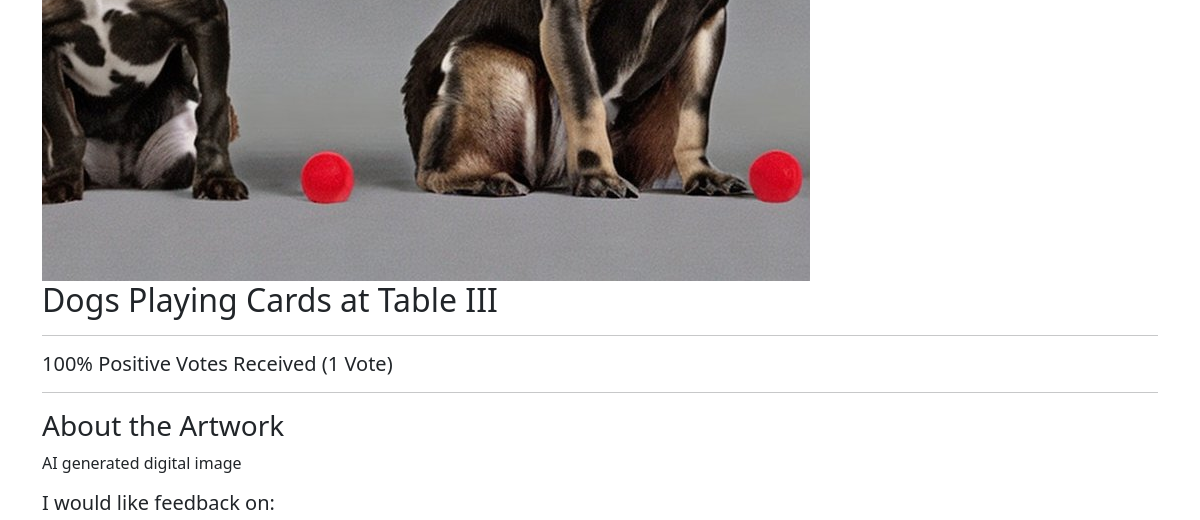
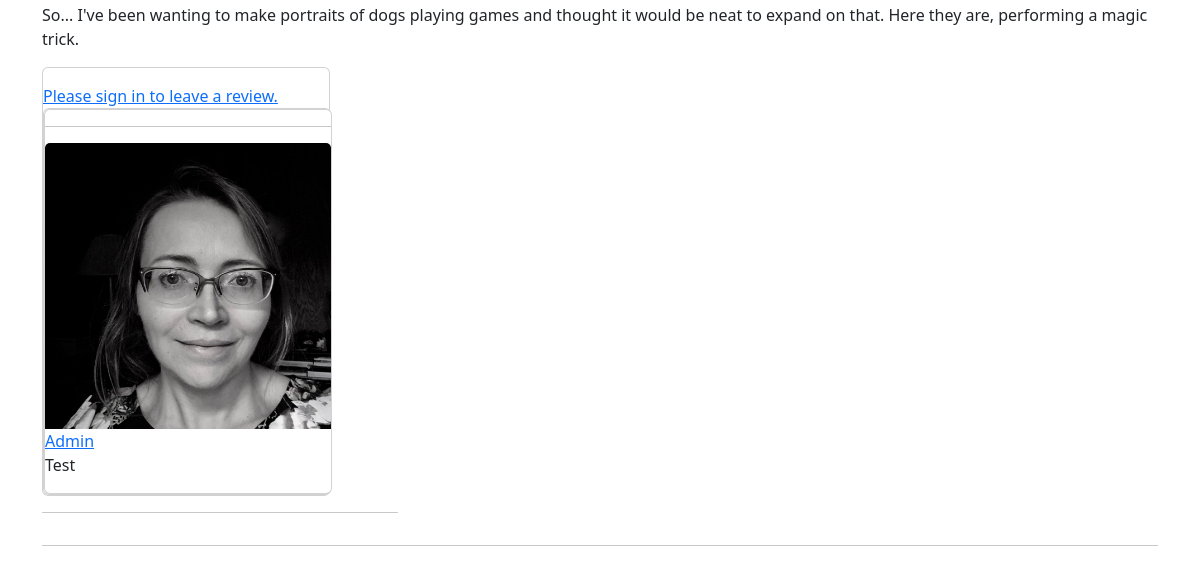
The page /artworks/artwork/50d75332-85ca-45ba-94f8-5ba3e0ddea9b/ (lower part) on the database as committed earlier (2 pictures, top to bottom).
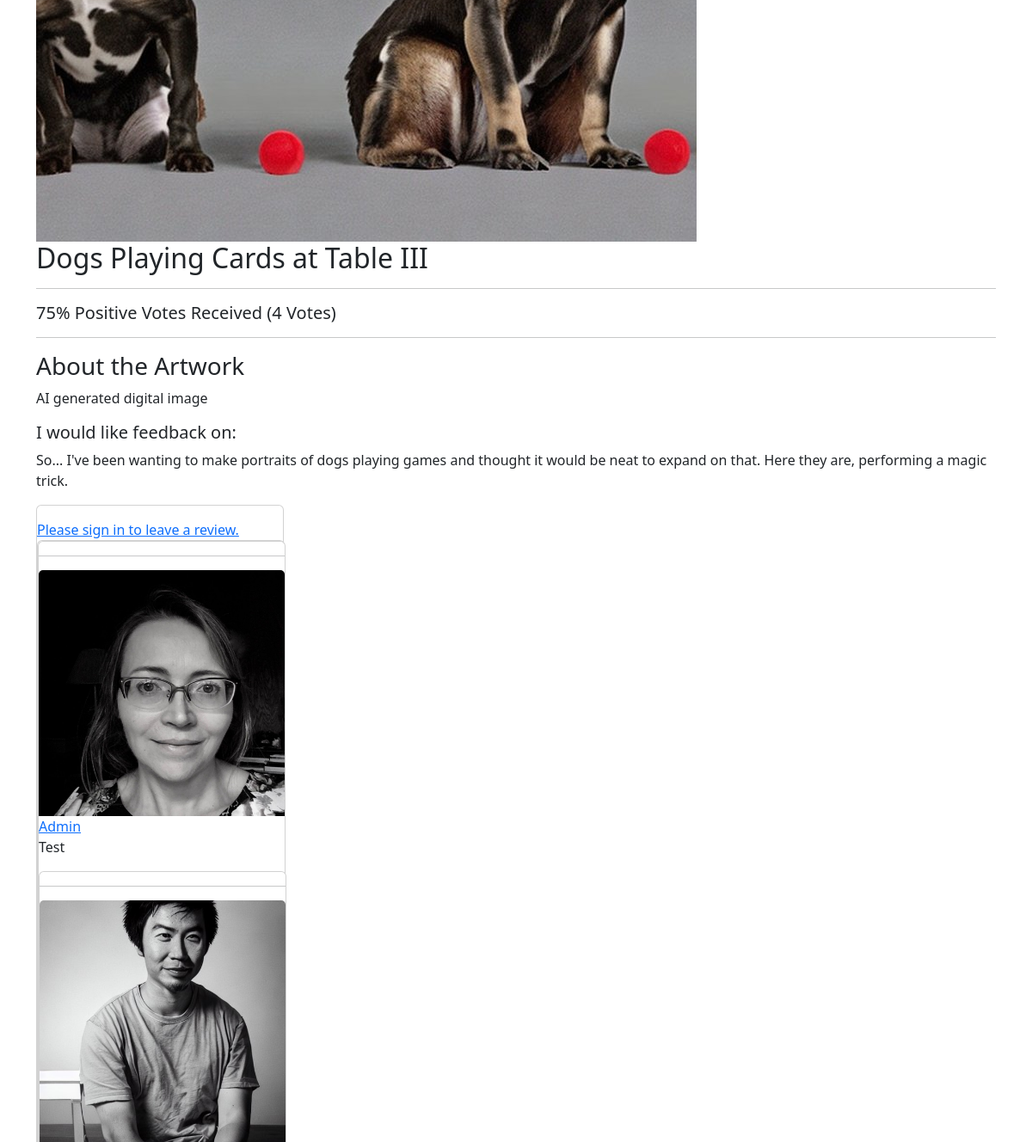
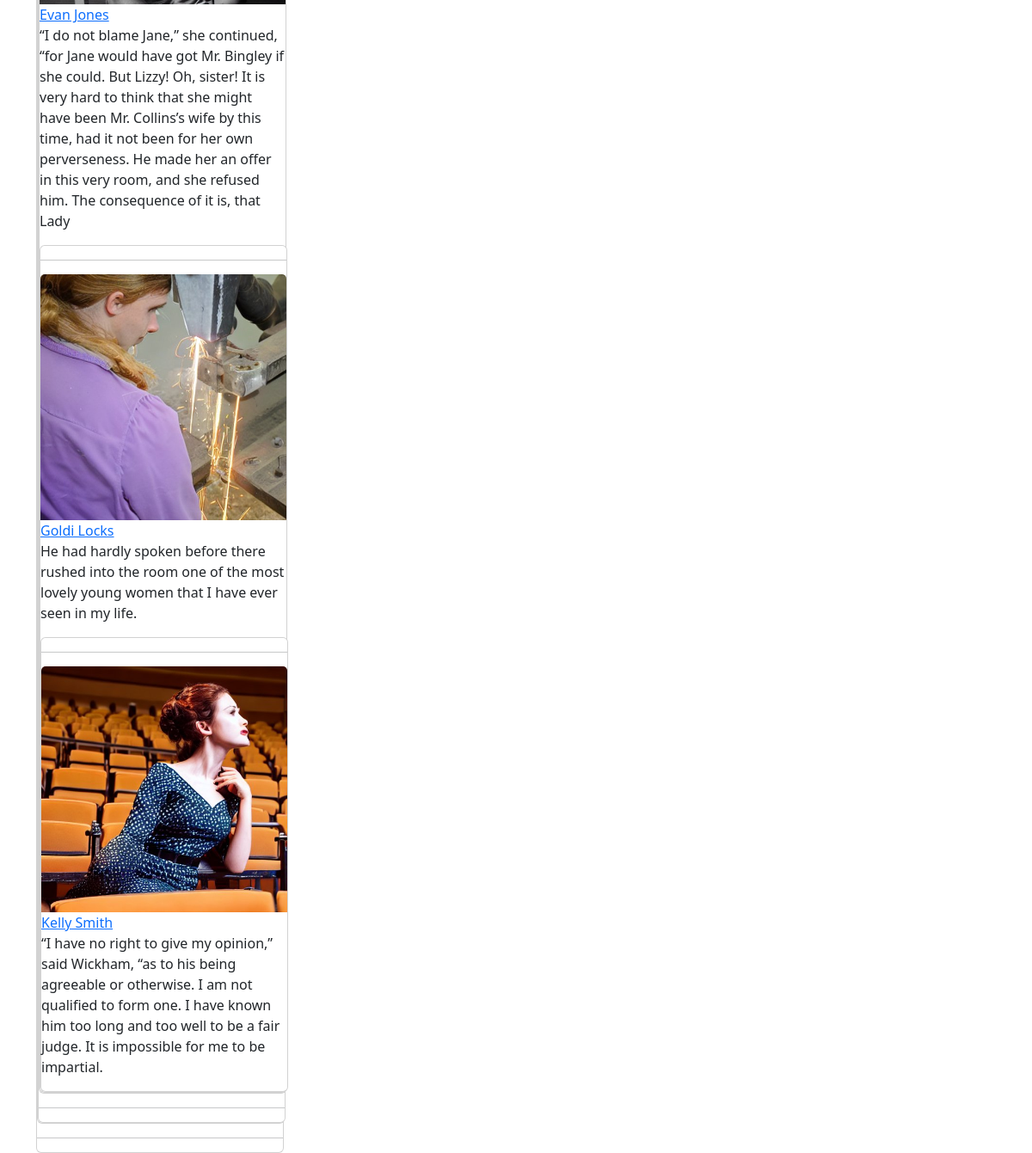
The same page on the database as committed later (2 pictures, top to bottom).
### artworks/models.py (models this page shows, shortened)
class Artwork(models.Model):
    owner = models.ForeignKey(Profile, null=True, blank=True, on_delete=models.CASCADE)
    title = models.CharField(max_length=200, null=True)
    featured_image = models.ImageField(
        null=True, blank=True, default="default_image.jpg"
    )
    description = models.TextField(null=True, blank=True)
    topic = models.TextField(default="I would like feedback on:", null=True, blank=True)
    demo_link = models.CharField(max_length=2000, null=True, blank=True)
    source_link = models.CharField(max_length=2000, null=True, blank=True)
    tags = models.ManyToManyField("Tag", blank=True)
    vote_total = models.IntegerField(default=0, null=True, blank=True)
    vote_ratio = models.IntegerField(default=0, null=True, blank=True)
    created = models.DateTimeField(auto_now_add=True)
    id = models.UUIDField(
        default=uuid.uuid4, unique=True, primary_key=True, editable=False
    )
    class Meta:
        ordering = ["owner", "-vote_ratio", "-vote_total", "title"]
    @property
    def reviewers(self):
        queryset = self.review_set.all().values_list("owner__id", flat=True)
        return queryset

class Review(models.Model):
    VOTE_TYPE = (
        ("up", "Up Vote"),
        ("down", "Down Vote"),
    )
    value = models.CharField(max_length=200, choices=VOTE_TYPE)
    owner = models.ForeignKey(Profile, on_delete=models.CASCADE, null=True)
    artwork = models.ForeignKey(Artwork, on_delete=models.CASCADE)
    comments = models.TextField(null=True, blank=True)
    created = models.DateTimeField(auto_now_add=True)
    id = models.UUIDField(
        default=uuid.uuid4, unique=True, primary_key=True, editable=False
    )
    class Meta:
        unique_together = [["owner", "artwork"]]

### panelists/models.py (models this page shows, shortened)
class Profile(models.Model):
    user = models.OneToOneField(User, on_delete=models.CASCADE, null=True, blank=True)
    name = models.CharField(max_length=200, null=True, blank=True)
    ROLE_TYPE = (
        ("moderator", "Moderator"),
        ("artist", "Artist"),
    )
    role = models.CharField(max_length=200, null=True, choices=ROLE_TYPE)
    media = models.CharField(max_length=200, null=True, blank=True)
    email = models.EmailField(max_length=500, null=True, blank=True)
    username = models.CharField(max_length=200, null=True, blank=True)
    pronouns = models.CharField(max_length=200, null=True, blank=True)
    brief_bio = models.TextField(max_length=1500, null=True, blank=True)
    profile_image = models.ImageField(
        null=True,
        blank=True,
        upload_to="profiles/",
        default="profiles/default-profile.png",
    )
    website = models.CharField(max_length=200, null=True, blank=True)
    social_insta = models.CharField(max_length=200, blank=True, null=True)
    social_twitter = models.CharField(max_length=200, blank=True, null=True)
    social_other = models.CharField(max_length=200, blank=True, null=True)
    created = models.DateTimeField(auto_now_add=True)
    id = models.UUIDField(
        default=uuid.uuid4, unique=True, primary_key=True, editable=False
    )

### artworks/views.py (the view, shortened to what this page needs)
# urls.py: path("artwork/<str:pk>/", views.artwork, name="artwork"),
def artwork(request, pk):
    artworkObj = Artwork.objects.get(id=pk)
    tags = artworkObj.tags.all()
    form = ReviewForm()
    return render(
        request, "artworks/single-artwork.html", {"artwork": artworkObj, "form": form}
    )

### artworks/templates/artworks/single-artwork.html (shortened to what this page needs)
{% extends 'main.html' %}
{% block content %}
<div class="container-md">
<img style="max-width: 800px;" src="{{ artwork.featured_image.url }}">
<h2>{{artwork.title}}</h2>
<hr>
<h5 class="artwork--value">
    {{artwork.vote_ratio}}% Positive Votes Received ({{artwork.vote_total}}
    Vote{{artwork.vote_total|pluralize:"s"}})
</h5>
<hr>
<h3>About the Artwork</h3>
<p>{{artwork.description}}</p>
<h5>I would like feedback on:</h5>
<p>{{artwork.topic}}</p>
<div class="row row-cols-1 row-cols-md-3 g-4">
    <div class="col">
        <div class="card" style="width: 18rem;">
            {% if request.user.profile.id in artwork.reviewers %}
                <p>You have already submitted your review for this artwork.</p>
            {% elif request.user.profile == artwork.owner %}
                <p>You cannot review your own work.</p>
        {% else %}
            <a href="{% url 'login' %}?next={{request.path}}">Please sign in to leave a review.</a>
        {% endif %}
        <div class="card" style="width: 18rem;">
            {% for review in artwork.review_set.all %}
            <div class="card" style="width: 18rem;">
                {% if review.comments %}
                <hr>
                    <a href="{% url 'user-profile' review.owner.id  %}">
                        <img class="card-img-top" src="{{review.owner.profile_image.url}}" alt="reviewer profile image" />
                    </a>
                    <a href="{% url 'user-profile' review.owner.id %}"
                class="author">{{review.owner.name}}</a>
                    <p>{{review.comments|linebreaksbr}}</p>
                {% endif %}
            {% endfor %}
        </div>
        </div>
    </div>
<hr>
</div>
</div>
{% endblock %}

Rows that differ between the two databases and show on the page:
changed Artwork "Dogs Playing Cards at Table III": vote_ratio "100" → "75"; vote_total "1" → "4"
added Review: owner.profile_image (picture), owner.name "Evan Jones", comments "“I do not blame Jane,” she continued, “for Jane would have got Mr. Bingley if she could. But Lizzy! Oh, sister! It is very hard to think that she might have been Mr. Collins’s wife by this time, had it not been for her own perverseness. He made her an offer in this very room, and she refused him. The consequence of it is, that Lady"
added Review: owner.profile_image (picture), owner.name "Goldi Locks", comments "He had hardly spoken before there rushed into the room one of the most lovely young women that I have ever seen in my life."
added Review: owner.profile_image (picture), owner.name "Kelly Smith", comments "“I have no right to give my opinion,” said Wickham, “as to his being agreeable or otherwise. I am not qualified to form one. I have known him too long and too well to be a fair judge. It is impossible for me to be impartial."
